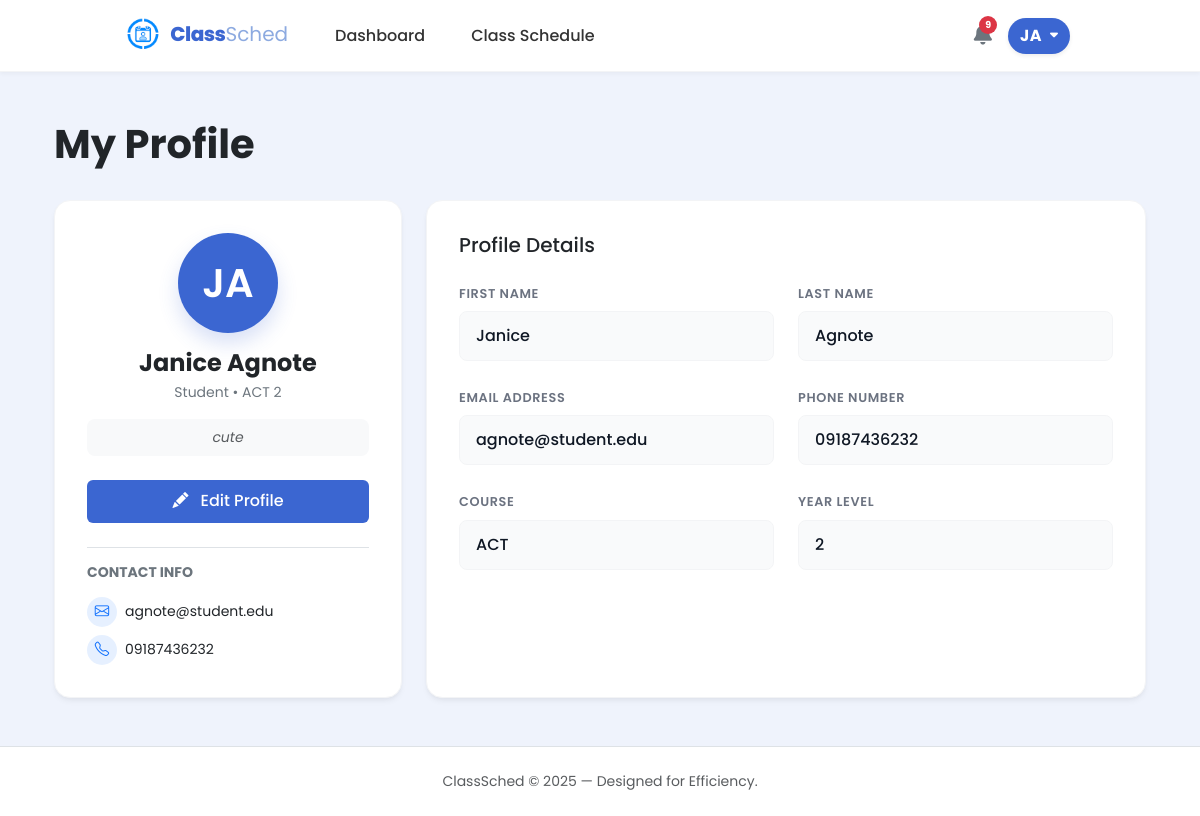
Page /src/student_profile.php (signed in) on the committed database.
### tables this page shows
CREATE TABLE students (
        id INTEGER PRIMARY KEY AUTOINCREMENT,
        user_id INTEGER UNIQUE,
        student_number TEXT(50) NOT NULL,
        last_name TEXT(50) NOT NULL,
        first_name TEXT(50),
        middle_name TEXT(50),
        age INTEGER,
        phone_number TEXT(20),
        course_id INTEGER NOT NULL,
        year_level INTEGER,
        email TEXT(255) UNIQUE,
        last_notification_check DATETIME DEFAULT "1970-01-01 00:00:00",
        FOREIGN KEY (user_id) REFERENCES users(id),
        FOREIGN KEY (course_id) REFERENCES courses(id)
    );

CREATE TABLE courses (
        id INTEGER PRIMARY KEY AUTOINCREMENT,
        course_name TEXT NOT NULL UNIQUE
    );

CREATE TABLE profiles_students (
    id INTEGER PRIMARY KEY AUTOINCREMENT,
    student_id INTEGER NOT NULL,
    description TEXT(50),

    FOREIGN KEY (student_id) REFERENCES students(id) ON DELETE CASCADE
    );

### src/student_profile.php (the view, shortened to what the rows shown need)
<?php
$db = get_db();
$user = $_SESSION["user"];
$userId = $user["id"];
$sql = "SELECT s.*, c.course_name, p.description as bio
        FROM students s
        LEFT JOIN courses c ON s.course_id = c.id
        LEFT JOIN profiles_students p ON s.id = p.student_id
        WHERE s.user_id = ?";
$stmt = $db->prepare($sql);
$stmt->bindValue(1, $userId);
$result = $stmt->execute();
$student = $result->fetchArray(SQLITE3_ASSOC);
$courseName = $student['course_name'] ?? '';
$courseAcronym = "Course";
if (stripos($courseName, 'Information System') !== false) {
    $courseAcronym = "BSIS";
} elseif (stripos($courseName, 'Computer Technology') !== false) {
    $courseAcronym = "ACT";
} elseif (!empty($courseName)) {
    $courseAcronym = substr($courseName, 0, 4);
}
$yearLevel = $student['year_level'] ?? 1;
?>
<!DOCTYPE html>
<html lang="en">
<head>
    <link href="https://cdn.jsdelivr.net/npm/bootstrap@5.3.3/dist/css/bootstrap.min.css" rel="stylesheet">
    <link href="https://cdnjs.cloudflare.com/ajax/libs/font-awesome/6.0.0/css/all.min.css" rel="stylesheet">
    <link rel="stylesheet" href="https://cdn.jsdelivr.net/npm/bootstrap-icons@1.11.1/font/bootstrap-icons.css">
    <link rel="stylesheet" href="../styles/student_profile.css">
    <link rel="stylesheet" href="../styles/student.css">
    <link rel="stylesheet" href="../styles/notification.css">
</head>
<body class="d-flex flex-column min-vh-100 position-relative">
    <?php require_once __DIR__ . "/student_nav.php"; ?>
    <main class="container px-4 py-5">
        <div class="d-flex justify-content-between align-items-center mb-4">
            <h1 class="fw-bold text-dark mb-2">My Profile</h1>
        </div>
        <div class="row g-4">
            <div class="col-lg-4">
                <div class="card-custom text-center h-100">
                    <div class="profile-avatar mb-3">
                        <?= $initials ?>
                    </div>
                    <h4 class="fw-bold mb-1 text-dark">
                        <?= htmlspecialchars($fullName) ?>
                    </h4>
                    <p class="text-secondary small mb-3">
                        Student • <?= htmlspecialchars($courseAcronym . ' ' . $yearLevel) ?>
                    </p>
                    <div class="bio-section mb-4 px-3 py-2 bg-light rounded-3">
                        <p class="text-muted small mb-0 fst-italic text-break">
                            <?= !empty($student['bio']) ? nl2br(htmlspecialchars($student['bio'])) : 'No bio added yet.' ?>
                        </p>
                    </div>
                    <button type="button" class="btn btn-edit mb-4 w-100" data-bs-toggle="modal" data-bs-target="#editProfileModal">
                        <i class="bi bi-pencil-fill me-2"></i> Edit Profile
                    </button>
                    <div class="text-start mt-auto pt-3 border-top">
                        <h6 class="fw-bold mb-3 small text-uppercase text-secondary ls-1">Contact Info</h6>
                        <div class="d-flex align-items-center mb-2">
                            <div class="icon-circle bg-primary bg-opacity-10 text-primary me-2">
                                <i class="bi bi-envelope"></i>
                            </div>
                            <span class="small text-dark"><?= htmlspecialchars($student['email'] ?? '') ?></span>
                        </div>
                        <div class="d-flex align-items-center">
                            <div class="icon-circle bg-primary bg-opacity-10 text-primary me-2">
                                <i class="bi bi-telephone"></i>
                            </div>
                            <span class="small text-dark"><?= htmlspecialchars($student['phone_number'] ?? '') ?></span>
                        </div>
                    </div>
                </div>
            </div>
            <div class="col-lg-8">
                <div class="card-custom h-100">
                    <div class="row g-4">
                        <div class="col-md-6">
                            <label class="form-label-custom">First Name</label>
                            <input type="text" class="form-control form-control-view"
                                   value="<?= htmlspecialchars($student['first_name'] ?? '') ?>" readonly>
                        </div>
                        <div class="col-md-6">
                            <label class="form-label-custom">Last Name</label>
                            <input type="text" class="form-control form-control-view"
                                   value="<?= htmlspecialchars($student['last_name'] ?? '') ?>" readonly>
                        </div>
                        <div class="col-md-6">
                            <label class="form-label-custom">Email Address</label>
                            <input type="text" class="form-control form-control-view"
                                   value="<?= htmlspecialchars($student['email'] ?? '') ?>" readonly>
                        </div>
                        <div class="col-md-6">
                            <label class="form-label-custom">Phone Number</label>
                            <input type="text" class="form-control form-control-view"
                                   value="<?= htmlspecialchars($student['phone_number'] ?? '') ?>" readonly>
                        </div>
                        <div class="col-md-6">
                            <label class="form-label-custom">Course</label>
                            <input type="text" class="form-control form-control-view"
                                   value="<?= htmlspecialchars($courseAcronym) ?>" readonly>
                        </div>
                        <div class="col-md-6">
                            <label class="form-label-custom">Year Level</label>
                            <input type="text" class="form-control form-control-view"
                                   value="<?= htmlspecialchars($yearLevel) ?>" readonly>
                        </div>
                    </div>
                </div>
            </div>
        </div>
    </main>
</body>
</html>

### src/student_nav.php (shortened to what the rows shown need)
<?php
$current_page = basename($_SERVER['PHP_SELF']);
$is_admin = (strpos($current_page, 'admin_') === 0);
$fullName = null;
$initials = null;
if (isset($_SESSION['user']['id']) && isset($db)) {
    $userId = $_SESSION['user']['id'];
    $stmt = $db->prepare("SELECT first_name, last_name FROM students WHERE user_id = :uid");
    $stmt->bindValue(':uid', $userId, SQLITE3_INTEGER);
    $result = $stmt->execute();
    $navStudent = $result->fetchArray(SQLITE3_ASSOC);
    if ($navStudent) {
        $fullName = $navStudent['first_name'] . ' ' . $navStudent['last_name'];
    }
}
if ($fullName) {
    $parts = explode(' ', trim($fullName));
    if (count($parts) >= 2) {
        $initials = strtoupper(substr($parts[0], 0, 1) . substr($parts[1], 0, 1));
    } else {
        $initials = strtoupper(substr($fullName, 0, 2));
    }
}
?>
<link rel="stylesheet" href="../styles/student_nav.css">
<nav class="navbar navbar-expand-md sticky-top">
    <div class="container-fluid px-4">
        <div class="d-flex align-items-center gap-3">
            <div class="dropdown">
                <?php if ($is_admin): ?>
                    <button class="btn user-dropdown-btn rounded-pill d-flex align-items-center gap-2 border-0 shadow-sm" type="button" data-bs-toggle="dropdown" aria-expanded="false">
                        <span class="fw-bold" style="letter-spacing: 0.5px;"><?php echo htmlspecialchars($initials ?? 'AD'); ?></span>
                        <i class="fa-solid fa-caret-down" style="font-size: 0.8rem;"></i>
                    </button>
                    <ul class="dropdown-menu dropdown-menu-end custom-dropdown-menu shadow-lg mt-2">
                        <li class="dropdown-header-custom">
                            <small class="text-muted d-block" style="font-size: 11px;">Signed in as</small>
                            <span class="fw-bold text-dark" style="font-size: 15px;"><?php echo htmlspecialchars($fullName ?? 'Administrator'); ?></span>
                        </li>
                        <li><hr class="dropdown-divider my-1"></li>
                        <li>
                            <a class="dropdown-item text-danger" href="logout.php">
                                Logout
                            </a>
                        </li>
                    </ul>
                <?php else: ?>
                    <button class="btn user-dropdown-btn rounded-pill d-flex align-items-center gap-2 border-0 shadow-sm" type="button" data-bs-toggle="dropdown" aria-expanded="false">
                        <span class="fw-bold" style="letter-spacing: 0.5px;"><?php echo htmlspecialchars($initials ?? 'US'); ?></span>
                        <i class="fa-solid fa-caret-down" style="font-size: 0.8rem;"></i>
                    </button>
                <?php endif; ?>
            </div>
        </div>
    </div>
</nav>

### rows in the picture
students: initials "JA", fullName "Janice Agnote", course+year_level "ACT 2", profiles_students.description "cute", email "agnote@student.edu", phone_number "09187436232", first_name "Janice", last_name "Agnote", course.course_name "ACT", year_level "2"

### other values in the picture
$unread_count "9"
